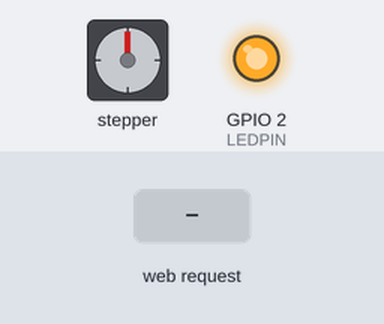
The sketch below on a simulated ESP32. On the bench: stepper motor, output pins drawn as LEDs (lit = HIGH). Wiring (inferred from the names in the program): stepper motor driver (200 steps per turn assumed): step GPIO 4; direction GPIO 5. The test bench sets the inputs (shaded band). Pins used as bus, display or sensor lines are not drawn; what the sketch prints to the serial monitor is not drawn.

Above: at 1.2 s.
1.3 s: HTTP request GET /rotation/on received
At 1.75 s:
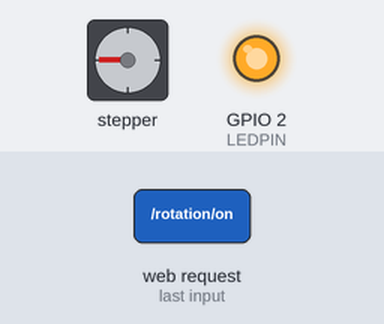
At 2.35 s:
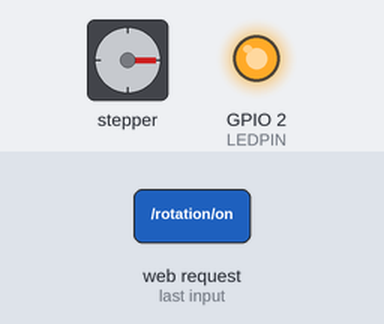
4.3 s: HTTP request GET /rotation/ccw received
7.3 s: HTTP request GET /rotation/cw received
10.3 s: HTTP request GET /rotation/off received
At 11.7 s:
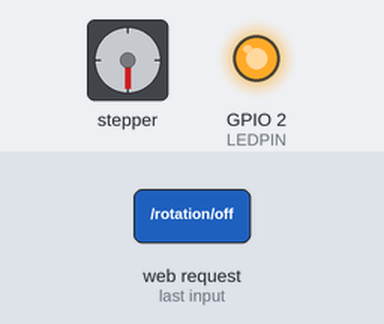
Timing chart, 0 to 12.8 s (numbered marks = the images above; inputs shaded):
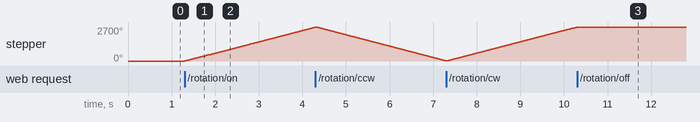

Measured:
- after the input at 1.3 s, stepper: keeps turning clockwise at about 900°/s, starting at once
- after the input at 10.3 s, stepper: goes on until 10.3 s, then stays 2700°

The sketch:

WifiAPandWebServer.ino
```cpp
//11/16/2022 Initial code for Idea Foundry Chandelier

#include <WiFi.h>

#define LEDPIN 2
hw_timer_t *mytimer = NULL;
uint64_t count = 0;

// Replace with your network credentials
const char *ssid = "ChandyAP";
const char *password = "123456789";

// Set web server port number to 80
WiFiServer server(80);

// Variable to store the HTTP request
String header;

bool rotationenabled=false;
bool rotationdirection=true;
String rotationspeed="low";

const int speedlow = 100;
const int speedmed = 300;
const int speedhigh = 600;

#define STEPPIN 4
#define DIRPIN 5

void IRAM_ATTR onTimer() {
    count++;

    //if (count%1000) {
        //Serial.print("count: ");
        //Serial.println(count);
    //}

    //if (count%2==0) {
    //    digitalWrite(LEDPIN, HIGH);
    //} else {
    //    digitalWrite(LEDPIN, LOW);
    //}

    if (rotationenabled) {
        digitalWrite(DIRPIN, (rotationdirection?1:0));
        digitalWrite(STEPPIN, (count%2));
    }

}

void setupTimerAlarm() {
    if (rotationspeed=="low") {
        timerAlarmWrite(mytimer, 100000/speedlow, true);
    } else if (rotationspeed=="med") {
        timerAlarmWrite(mytimer, 100000/speedmed, true);
    } else if (rotationspeed=="high") {
        timerAlarmWrite(mytimer, 100000/speedhigh, true);
    }
}

void setup()
{
    Serial.begin(115200);
	// Initialize the output variables as outputs
    pinMode(LEDPIN, OUTPUT);
	// Set outputs to LOW
    digitalWrite(LEDPIN, HIGH);

    pinMode(STEPPIN, OUTPUT);
    pinMode(DIRPIN, OUTPUT);

    //setup timer
    mytimer = timerBegin(0, 80, true);
    timerAttachInterrupt(mytimer, &onTimer, true);
    setupTimerAlarm();
    //timerAlarmWrite(mytimer, 1000, true);
    timerAlarmEnable(mytimer);

	// Connect to Wi-Fi network with SSID and password
	Serial.print("Setting AP (Access Point)…");
	// Remove the password parameter, if you want the AP (Access Point) to be open
	WiFi.softAP(ssid, password);

	IPAddress IP = WiFi.softAPIP();
	Serial.print("AP IP address: ");
	Serial.println(IP);

	server.begin();
}


void loop()
{
	WiFiClient client = server.available();	// Listen for incoming clients

	if (client) {		// If a new client connects,
		Serial.print("count: ");
        Serial.println(count);
		Serial.println("New Client.");	// print a message out in the serial port
		String currentLine = "";	// make a String to hold incoming data from the client
		while (client.connected()) {	// loop while the client's connected
			if (client.available()) {	// if there's bytes to read from the client,
				char c = client.read();	// read a byte, then
				Serial.write(c);	// print it out the serial monitor
				header += c;
				if (c == '\n') {	// if the byte is a newline character
					// if the current line is blank, you got two newline characters in a
					// row. that's the end of the client HTTP request, so send a response:
					if (currentLine.length() == 0) {
						// HTTP headers always start with a response code (e.g. HTTP/1.1 200
						// OK) and a content-type so the client knows what's coming, then a
						// blank line:
						client.println("HTTP/1.1 200 OK");
						client.println("Content-type:text/html");
						client.println("Connection: close");
						client.println();

                        if (header.indexOf("GET /rotation/on") >= 0) {
                            Serial.println("Rotation set to ON");
                            rotationenabled=true;
                        } else if (header.indexOf("GET /rotation/off") >= 0) {
                            Serial.println("Rotation set to OFF");
                            rotationenabled=false;
                            digitalWrite(DIRPIN, 0);
                            digitalWrite(STEPPIN, 0);
                        } else if (header.indexOf("GET /rotation/low") >= 0) {
                            Serial.println("Rotation Speed set to LOW");
                            rotationspeed="low";
                            setupTimerAlarm();
                        } else if (header.indexOf("GET /rotation/med") >= 0) {
                            Serial.println("Rotation Speed set to MED");
                            rotationspeed="med";
                            setupTimerAlarm();
                        } else if (header.indexOf("GET /rotation/high") >= 0) {
                            Serial.println("Rotation Speed set to HIGH");
                            rotationspeed="high";
                            setupTimerAlarm();
                        } else if (header.indexOf("GET /rotation/cw") >= 0) {
                            Serial.println("Rotation Direction set to 1");
                            rotationdirection=1;
                        } else if (header.indexOf("GET /rotation/ccw") >= 0) {
                            Serial.println("Rotation Direction set to 0");
                            rotationdirection=0;
                        }


						// Display the HTML web page
						client.println("<!DOCTYPE html><html>");
						client.println("<head><meta name=\"viewport\" content=\"width=device-width, initial-scale=1\">");
						client.println("<link rel=\"icon\" href=\"data:,\">");
						// CSS to style the on/off buttons
						// Feel free to change the background-color and font-size attributes
						// to fit your preferences
						client.println("<style>html { font-family: Helvetica; display: inline-block; margin: 0px auto; text-align: center;}");
						client.println(".button { background-color: #4CAF50; border: none; color: white; padding: 16px 40px;");
						client.println("text-decoration: none; font-size: 30px; margin: 2px; cursor: pointer;}");
						client.println(".button2 {background-color: #555555;}</style></head>");

						// Web Page Heading
						client.println("<body><h1>Idea Foundry Magical Chandelier</h1>");

                        client.println("<p>Enabled</p>");
                        if (rotationenabled) {
                            client.println("<p><a href=\"/rotation/on\"><button class=\"button\">ON</button></a>");
                            client.println("<a href=\"/rotation/off\"><button class=\"button button2\">OFF</button></a></p>");
                        } else {
                            client.println("<p><a href=\"/rotation/on\"><button class=\"button button2\">ON</button></a>");
                            client.println("<a href=\"/rotation/off\"><button class=\"button\">OFF</button></a></p>");
                        }

                        client.println("<p>Rotation Speed</p>");
                        if (rotationspeed=="low") {
                            client.println("<p><a href=\"/rotation/low\"><button class=\"button\">Low</button></a></p>");
                        } else {
                            client.println("<p><a href=\"/rotation/low\"><button class=\"button button2\">Low</button></a></p>");
                        }

                        if (rotationspeed=="med") {
                            client.println("<p><a href=\"/rotation/med\"><button class=\"button\">Medium</button></a></p>");
                        } else {
                            client.println("<p><a href=\"/rotation/med\"><button class=\"button button2\">Medium</button></a></p>");
                        }

                        if (rotationspeed=="high") {
                            client.println("<p><a href=\"/rotation/high\"><button class=\"button\">High</button></a></p>");
                        } else {
                            client.println("<p><a href=\"/rotation/high\"><button class=\"button button2\">High</button></a></p>");
                        }

                        client.println("<p>Direction</p>");
                        if (rotationdirection) {
                            client.println("<p><a href=\"/rotation/cw\"><button class=\"button\">CW</button></a>");
                            client.println("<a href=\"/rotation/ccw\"><button class=\"button button2\">CCW</button></a></p>");
                        } else {
                            client.println("<p><a href=\"/rotation/cw\"><button class=\"button button2\">CW</button></a>");
                            client.println("<a href=\"/rotation/ccw\"><button class=\"button\">CCW</button></a></p>");
                        }

						client.println("</body></html>");

						// The HTTP response ends with another blank line
						client.println();
						// Break out of the while loop
						break;
					} else {	// if you got a newline, then clear currentLine
						currentLine = "";
					}
				} else if (c != '\r') {	// if you got anything else but a carriage
					// return character,
					currentLine += c;	// add it to the end of the currentLine
				}
			}
		}
		// Clear the header variable
		header = "";
		// Close the connection
		client.stop();
		Serial.println("Client disconnected.");
		Serial.println("");
	}
}
```
